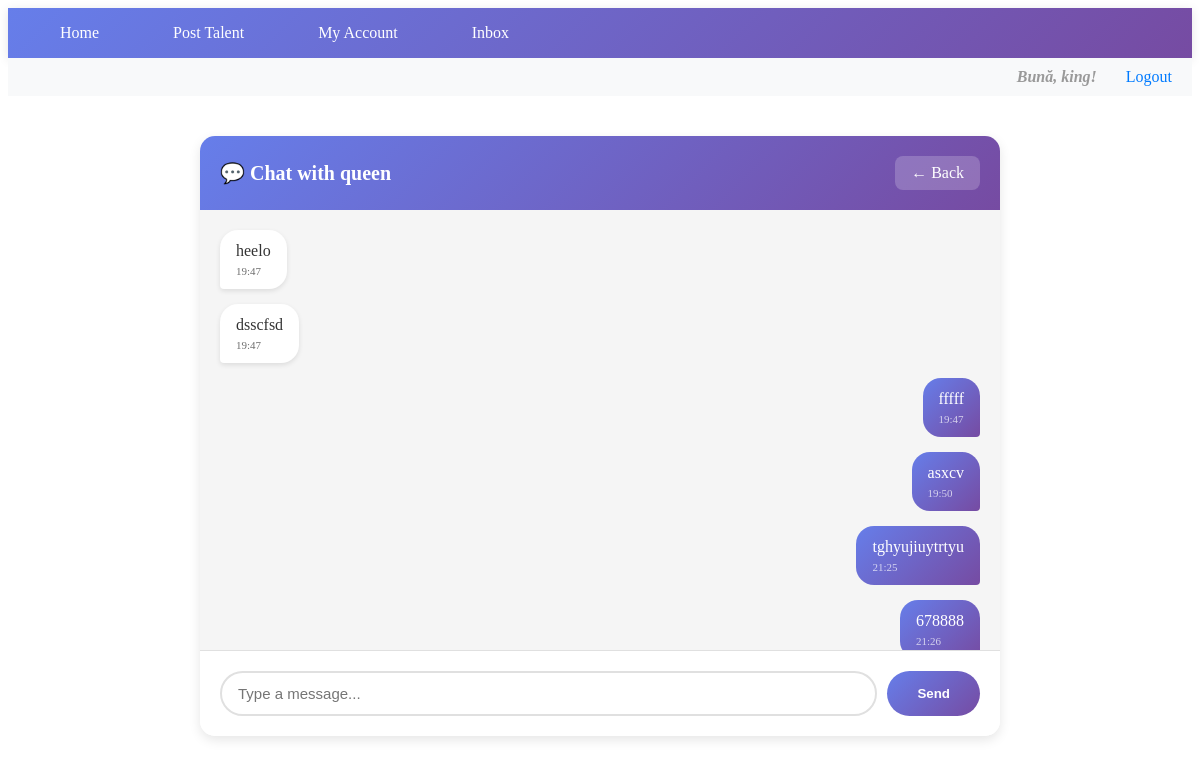
Page /chat/6/ (signed in) on the committed database.
### Talent/models.py (models this page shows, shortened)
class Message(models.Model):
    sender = models.ForeignKey(User, on_delete=models.CASCADE, related_name='sent_messages')
    receiver = models.ForeignKey(User, on_delete=models.CASCADE, related_name='received_messages')
    content = models.TextField()
    timestamp = models.DateTimeField(auto_now_add=True)
    is_read = models.BooleanField(default=False)
    class Meta:
        ordering = ['timestamp']

### Talent/views.py (the view)
# urls.py: path('chat/<int:user_id>/', ChatView.as_view(), name='chat'),
class ChatView(LoginRequiredMixin, TemplateView):
    template_name = 'chat.html'
    def get_context_data(self, **kwargs):
        context = super().get_context_data(**kwargs)
        other_user_id = self.kwargs['user_id']
        other_user = get_object_or_404(User, id=other_user_id)  # Get the actual user object
        context['other_user'] = other_user  # Pass user object, not just ID
        messages = Message.objects.filter(
            sender=self.request.user,
            receiver=other_user,  # Use other_user, not other_user_id
        ) | Message.objects.filter(
            sender=other_user,     # Use other_user, not other_user_id
            receiver=self.request.user
        )  # You were missing a comma after other_user_id
        context['chat_messages'] = messages  # You forgot to add this!
        return context

### Talent/templates/chat.html (shortened to what this page needs)
{% extends 'base.html' %}
{% load static %}
{% block content %}
<link rel="stylesheet" href="{% static 'chat.css' %}">
<div class="chat-container">
    <div class="chat-header">
        <h3>💬 Chat with {{ other_user.username }}</h3>
        <a href="{% url 'home' %}" class="btn-back">← Back</a>
    </div>
<div id="chat-messages" class="chat-messages">
    {% if chat_messages %}
        {% for message in chat_messages %}
            <div class="message {% if message.sender == request.user %}sent{% else %}received{% endif %}">
                <div class="message-bubble">
                    <p>{{ message.content }}</p>
                    <span class="time">{{ message.timestamp|date:"H:i" }}</span>
                </div>
            </div>
        {% endfor %}
    {% else %}
    <p class="welcome-msg">Start chatting with {{ other_user.username }}!</p>
    {% endif %}
</div>
    <div class="chat-input-container">
        <input type="text" id="chat-input" placeholder="Type a message...">
        <button id="send-button">Send</button>
    </div>
{% endblock %}

### Talent/templates/base.html (shortened to what this page needs)
{% load static %}
<!DOCTYPE html>
<html>
<head>
    <link rel="stylesheet" href="{% static 'navbar.css' %}">
    <link rel="stylesheet" href="{% static 'base.css' %}">
</head>
<body>
    <nav class="navbar">
        <a href="{% url 'home' %}">Home</a>
        <a href="{% url 'add_talent' %}">Post Talent</a>
        <a href="{% url 'user_account' %}">My Account</a>
        <a href ="{% url 'inbox' %}">Inbox</a>
    </nav>
    <div class="auth-section">
        {% if user.is_authenticated %}
            <span class="welcome-msg">Bună, {{ user.username }}!</span>
            <a href="{% url 'logout' %}" class="auth-link">
                <span>Logout</span>
            </a>
        {% endif %}
    </div>
    <div class="content">
        {% block content %}
        {% endblock %}
    </div>
</body>
</html>

### static/navbar.css (style rules this page uses)
.navbar { background: linear-gradient(135deg, #667eea 0%, #764ba2 100%); padding: 1rem 2rem; box-shadow: 0 2px 10px rgba(0,0,0,0.1); }
.navbar a { color: white; text-decoration: none; margin-right: 30px; padding: 12px 20px; border-radius: 25px; font-weight: 500; transition: all 0.3s ease; }

### static/base.css (style rules this page uses)
.auth-section { text-align: right; padding: 10px 20px; background-color: #f8f9fa; }
.welcome-msg { margin-right: 15px; font-weight: bold; }
.auth-link { margin-left: 10px; text-decoration: none; color: #007bff; }

### static/chat.css (style rules this page uses)
.chat-container { max-width: 800px; margin: 40px auto; height: 600px; display: flex; flex-direction: column; background: white; border-radius: 15px; box-shadow: 0 4px 12px rgba(0,0,0,0.1); overflow: hidden; }
.chat-header { display: flex; justify-content: space-between; align-items: center; padding: 20px; background: linear-gradient(135deg, #667eea, #764ba2); color: white; }
.chat-header h3 { margin: 0; font-size: 20px; }
.btn-back { padding: 8px 16px; background: rgba(255,255,255,0.2); color: white; text-decoration: none; border-radius: 8px; transition: background 0.3s; }
.chat-messages { flex: 1; padding: 20px; overflow-y: auto; background: #f5f5f5; display: flex; flex-direction: column; gap: 15px; }
.welcome-msg { text-align: center; color: #999; font-style: italic; margin-top: 50px; }
.message { display: flex; animation: slideIn 0.3s; }
.message.sent { justify-content: flex-end; }
.message.received { justify-content: flex-start; }
.message-bubble { max-width: 60%; padding: 12px 16px; border-radius: 18px; }
.message.sent .message-bubble { background: linear-gradient(135deg, #667eea, #764ba2); color: white; border-bottom-right-radius: 4px; }
.message.received .message-bubble { background: white; color: #333; border-bottom-left-radius: 4px; box-shadow: 0 2px 5px rgba(0,0,0,0.1); }
.message-bubble p { margin: 0; word-wrap: break-word; }
.time { font-size: 11px; opacity: 0.7; display: block; margin-top: 5px; }
.chat-input-container { display: flex; gap: 10px; padding: 20px; background: white; border-top: 1px solid #e0e0e0; }
#chat-input { flex: 1; padding: 12px 16px; border: 2px solid #e0e0e0; border-radius: 25px; font-size: 15px; }
#send-button { padding: 12px 30px; background: linear-gradient(135deg, #667eea, #764ba2); color: white; border: none; border-radius: 25px; font-weight: 600; cursor: pointer; transition: all 0.3s; }

### rows in the picture
Message: content "heelo", timestamp "19:47"
Message: content "dsscfsd", timestamp "19:47"
Message: content "fffff", timestamp "19:47"
Message: content "asxcv", timestamp "19:50"
Message: content "tghyujiuytrtyu", timestamp "21:25"
Message: content "678888", timestamp "21:26"

### other values in the picture
{{ user.username }} "king"
{{ other_user.username }} "queen"
